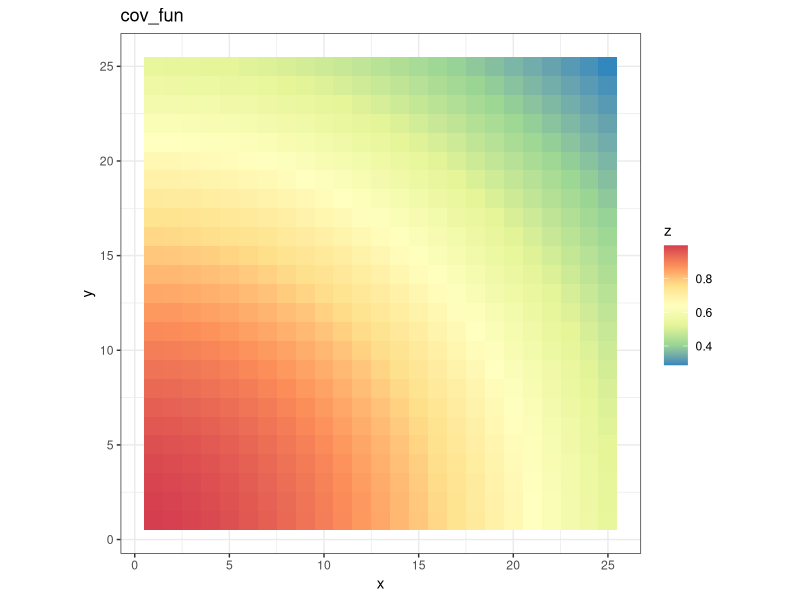
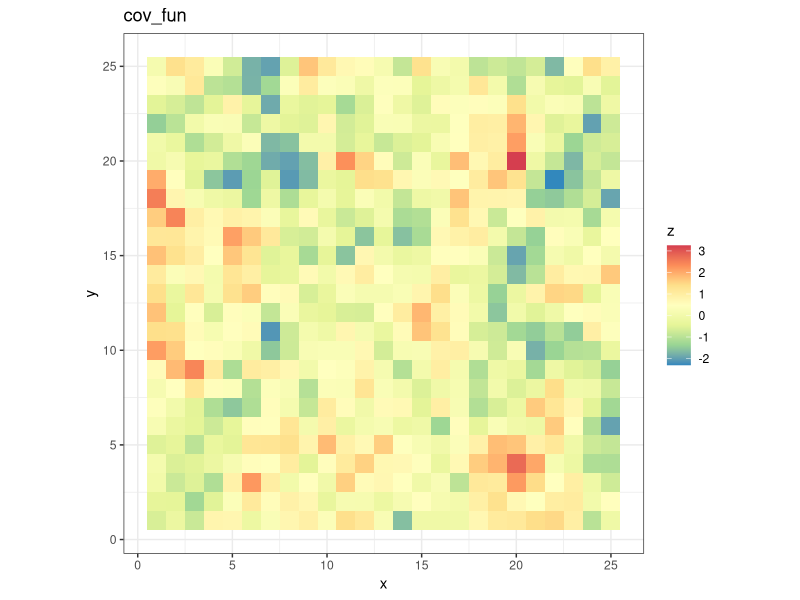
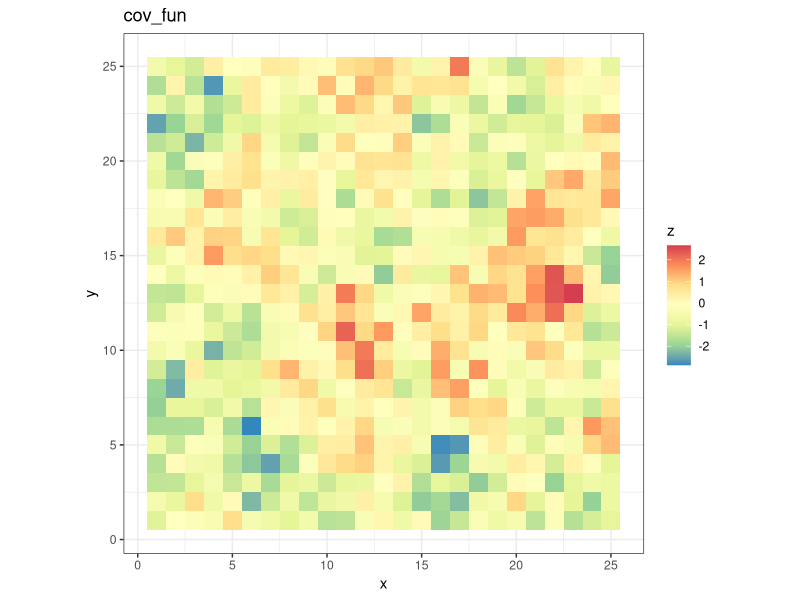

These figures' R source, in order: (Note: this script raises an error after producing the figures.)
##############################################################
## Purpose: generate data from a causal spatio-temporal model
## with a one-dimensional time-invariant latent variable
##############################################################
setwd(dirname(rstudioapi::getActiveDocumentContext()$path))
library(ggplot2)
library(reshape2)
library(gridExtra)
library(fields)
library(foreach)
library(dplyr, warn.conflicts = FALSE)
theme_set(theme_bw())

# exponential covariance matrix
exp_cov <- function(distances, l = 1) {
  exp(-distances / l)
}

# samples spatially correlated random variables
sample_field <- function(chol_Sigma, plt = TRUE) {
  
  n <- nrow(chol_Sigma)
  z <- as.vector(t(chol_Sigma) %*% rnorm(n))
  df <- as.data.frame(coordinates)
  colnames(df) <- c("x", "y")
  df$z <- z
  
  if(plt){
    print(
      ggplot(df, aes(x, y, fill = z)) +
        geom_tile() +
        scale_fill_distiller(palette = 'Spectral') +
        coord_fixed() +
        ggtitle(as.character(substitute(cov_fun)))
    )
  }
  z
}

# samples an expontially decaying spatial trend
sample_trend <- function(coordinates=S, ell, plt = TRUE) {
  
  n <- nrow(coordinates)
  coordinates <- as.matrix(coordinates)
  dist.sq <- apply(coordinates, MARGIN = 1, function(x) sum(x^2))
  z <- exp(-dist.sq/ell)
  
  df <- as.data.frame(coordinates)
  colnames(df) <- c("x", "y")
  df$z <- z
  
  if(plt){
    print(
      ggplot(df, aes(x, y, fill = z)) +
        geom_tile() +
        scale_fill_distiller(palette = 'Spectral') +
        coord_fixed() +
        ggtitle(as.character(substitute(cov_fun)))
    )
  }
  z
}

######################  
## parameters
###################### 

N1 <- 25 # number of spatial coordinates along first
N2 <- 25 # and along second axis
N <- N1*N2 # total number of spatial locations
M <- 100 # number of time points

S <- expand.grid(x=1:N1, y = 1:N2) # spatial grid
coordinates <- as.matrix(S)
distances <- fields::rdist(coordinates) # pairwise distances between points
Sigma_exp <- exp_cov(distances, l = 2) + 1e-6 # covariance matrix
diag(Sigma_exp) <- diag(Sigma_exp) + 1e-6 # avoiding numerical underflow
chol_Sigma_exp <- chol(Sigma_exp) # cholesky decomposition

muH1 <- 0 # mean of H1
sH1 <- 1 # sd of H1
muH2 <- 1 # mean of H2
sH2 <- 1 # sd of H2
rho <- .5 # product mean E(H1*H2) 


muS_X <- sample_trend(S, 1e3, TRUE) # spatial trend in X
muT_X <- 1 + .5*sin(2*pi*(1:M)/M) # temporal trend in X

set.seed(1)
X <- Y <- H1 <- H2 <- matrix(NA,M,N)
h1 <- sample_field(chol_Sigma_exp,plt=TRUE)
h2 <- muH2 + rho*h1 + sqrt(1-rho^2)*sample_field(chol_Sigma_exp,plt=TRUE)
for(t in 1:M){
  H1[t,] <- h1
  H2[t,] <- h2
  X[t,] <- muS_X + muT_X[t]*H1[t,]*H2[t,]/5 + .5*sample_field(chol_Sigma_exp,plt=FALSE)
  Y[t,] <- X[t,]*(3/2+H1[t,]*H2[t,]) + H1[t,]^2 + abs(H2[t,])*sample_field(chol_Sigma_exp,plt=FALSE)
}
############################################################
## GROUND TRUTH: 
## f_AVE(X->Y)(x) = (3/2 + E(H1*H2))*x + E(H1^2) = (3/2 + rho)*x + sH1 = 2*x + 1
b1 <- rho + 3/2
b0 <- sH1 
############################################################

######################  
## estimation
###################### 
# data ordering: (s1,t1), ..., (s1,tM), ..., (sN,t1), ..., (sN,tM)
# OBS: important for estimation and for resampling procedure
X <- c(X) 
Y <- c(Y)
H1 <- c(H1)
H2 <- c(H2)


# estimated regression coefficients in each separate location
bhat <- function(X,Y){
  foreach(s = 1:N, .combine = "rbind") %do% {
    #print(paste(i, "out of ", N1*N2))
    Xs <- X[(M*(s-1)+1):((M*(s-1)+M))]
    Ys <- Y[(M*(s-1)+1):((M*(s-1)+M))]
    coefficients(lm(Ys~Xs))
  }
}

# estimated causal coefficients
b.causal <- function(X,Y) colMeans(bhat(X,Y))
bhat.data <- bhat(X,Y)


# estimate of causal coefficients (true values = (1,2))
(b.causal.data <- b.causal(X,Y)) # (0.88, 1.93)

######################  
## plotting
###################### 

linedata <- data.frame(intercept = bhat.data[,1], 
                       slope = bhat.data[,2])


# red: nonparametric regression
# green: avg causal effect (unknown)
# thin blue: linear regressions within each locatino
# thick blue: estimate of the avg causal effect
p <- ggplot(df, aes(X,Y)) + geom_point(alpha=.7, aes(col=H1*H2)) + 
  scale_color_gradient(name = expression(paste(bar(H)," * ",tilde(H))), low="black", high="gray") + 
  geom_abline(data=linedata, aes(slope=slope, intercept=intercept), col = "blue", alpha = .15, size = .5) + 
  geom_abline(intercept = b.causal.data[1], slope = b.causal.data[2], col = "blue", size=1.5) + 
  theme(legend.position = c(.2,.7), 
        text = element_text(size=13)) + 
  geom_smooth(col = "red", se = FALSE, size = 1.5) + 
  geom_abline(intercept = b0[1], slope = b0[1], col = "green", size = 1.5, lty=2)
p


########################
## resampling test
########################

# resampling procedure
res <- function(Y){
  z <- sample(1:M, size = M, replace=FALSE) # temporal permutation
  res.ind <- M*rep(0:(N-1), each=M) + rep(z, N) # same temporal permutation in each spatial location
  Y[res.ind]
}

# test statistic
ts <- function(X,Y) b.causal(X,Y)[2]

# two-sided p-value
B <- 99 # number of permutations
pval <- function(X,Y,resampler=res,test.stat=ts,plt=TRUE){
  t <- test.stat(X,Y)
  t.res <- foreach(b=1:B, .combine = "c") %do% {
    print(b)
    set.seed(b)
    Y.res <- resampler(Y)
    test.stat(X,Y.res)
  }
  pv <- min(1,2*min((1+sum(t.res <= t))/(1+B), (1+sum(t.res >= t))/(1+B)))
  if(plt){
    dev.off()
    hist(t.res, breaks = 20, xlim = c(-1,1)*1.2*abs(t))
    abline(v=t, col="red")
  }
  pv
}

(pv <- pval(X,Y,res,ts)) # pv = 0.02 (smallest attainable p-value)
